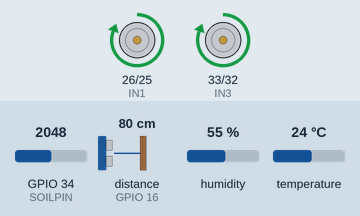
Bench run of a sketch on a simulated ESP32. Shown: motor-driver pin pairs drawn as motors (green arrow = first pin HIGH = forward, orange = second pin HIGH = backward, longer = more drive). Wiring (inferred from the names in the program): ultrasonic range finder: trigger GPIO 4; echo GPIO 16. Inputs (shaded band) come from the test bench; at power-on: distance to the obstacle (sensor on GPIO 16) 80 cm, GPIO 34 (SOILPIN) = 2048, humidity 55 %, temperature 24 °C. The echo pulse lasts 58.3 µs per cm; nothing arrives over Bluetooth unless stated; what the sketch prints to the serial monitor is not drawn.

Above: at 1.8 s.
1.9 s: distance to the obstacle (sensor on GPIO 16) set to 12 cm
3.4 s: distance to the obstacle (sensor on GPIO 16) set to 9 cm
At 5.2 s:
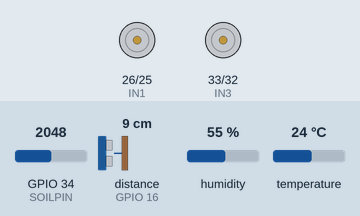
5.5 s: distance to the obstacle (sensor on GPIO 16) set to 18 cm
At 6.7 s:
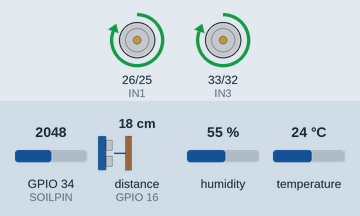
7.6 s: distance to the obstacle (sensor on GPIO 16) set to 2 cm
At 9.4 s:
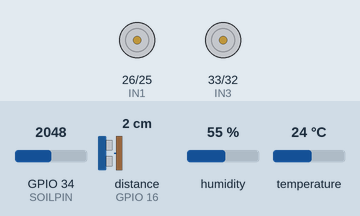
Timing chart, 0 to 10.6 s (numbered marks = the images above; inputs shaded):
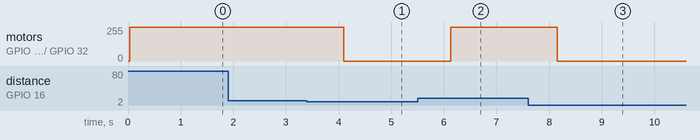

Measured:
- the behaviour switches between 11 and 10 cm on distance to the obstacle (sensor on GPIO 16) (found by bisection; images 0 and 1)
- after the input at 1.9 s, every drawn part: stays the same
- after the input at 3.4 s, motor on GPIO 26 (IN1) / GPIO 25 (IN2), motor on GPIO 33 (IN3) / GPIO 32 (IN4): forward 255/255 → stopped after 0.70 s
- after the input at 5.5 s, motor on GPIO 26 (IN1) / GPIO 25 (IN2), motor on GPIO 33 (IN3) / GPIO 32 (IN4): stopped → forward 255/255 after 0.63 s
- after the input at 7.6 s, motor on GPIO 26 (IN1) / GPIO 25 (IN2), motor on GPIO 33 (IN3) / GPIO 32 (IN4): forward 255/255 → stopped after 0.56 s

The sketch:

1.ino
```cpp
#include <BluetoothSerial.h>
#include <DHT.h>

// Define Pins (adjust these to your ESP32-WROOM setup)
#define DHTPIN 15       // GPIO15 (update to the pin connected to the DHT sensor)
#define TRIGPIN 4       // GPIO4 (for the ultrasonic sensor trigger)
#define ECHOPIN 16      // GPIO16 (for the ultrasonic sensor echo)
#define SOILPIN 34      // GPIO34 (ADC1 channel, for the soil moisture sensor)
#define IN1 26          // GPIO26 (motor driver pin)
#define IN2 25          // GPIO25 (motor driver pin)
#define IN3 33          // GPIO33 (motor driver pin)
#define IN4 32          // GPIO32 (motor driver pin)

// Define DHT sensor type
#define DHTTYPE DHT11

// Initialize objects
DHT dht(DHTPIN, DHTTYPE);
BluetoothSerial SerialBT; // Bluetooth Serial

// Variables
float temperature, humidity, distance, soilMoisture;

void setup() {
  // Serial Communication
  Serial.begin(115200);

  // Initialize Bluetooth
  SerialBT.begin("AgricultureRover"); // Bluetooth name
  Serial.println("Bluetooth started! Connect to 'AgricultureRover'.");

  // Initialize sensors
  dht.begin();
  pinMode(TRIGPIN, OUTPUT);
  pinMode(ECHOPIN, INPUT);
  pinMode(SOILPIN, INPUT);

  // Initialize motor pins
  pinMode(IN1, OUTPUT);
  pinMode(IN2, OUTPUT);
  pinMode(IN3, OUTPUT);
  pinMode(IN4, OUTPUT);
}

void loop() {
  // Read DHT11 Sensor
  temperature = dht.readTemperature();
  humidity = dht.readHumidity();

  // Read Soil Moisture
  soilMoisture = analogRead(SOILPIN);
  soilMoisture = map(soilMoisture, 0, 4095, 0, 100); // Convert to percentage

  // Read Ultrasonic Sensor
  digitalWrite(TRIGPIN, LOW);
  delayMicroseconds(2);
  digitalWrite(TRIGPIN, HIGH);
  delayMicroseconds(10);
  digitalWrite(TRIGPIN, LOW);
  distance = pulseIn(ECHOPIN, HIGH) * 0.034 / 2;

  // Send data via Bluetooth
  String output = "Temperature: " + String(temperature) + " °C\n";
  output += "Humidity: " + String(humidity) + " %\n";
  output += "Soil Moisture: " + String(soilMoisture) + " %\n";
  output += "Obstacle Distance: " + String(distance) + " cm\n";
  SerialBT.println(output);

  // Obstacle Avoidance Logic
  if (distance < 10) {
    // Stop motors
    digitalWrite(IN1, LOW);
    digitalWrite(IN2, LOW);
    digitalWrite(IN3, LOW);
    digitalWrite(IN4, LOW);
  } else {
    // Move forward
    digitalWrite(IN1, HIGH);
    digitalWrite(IN2, LOW);
    digitalWrite(IN3, HIGH);
    digitalWrite(IN4, LOW);
  }

  delay(1000);
}
```
